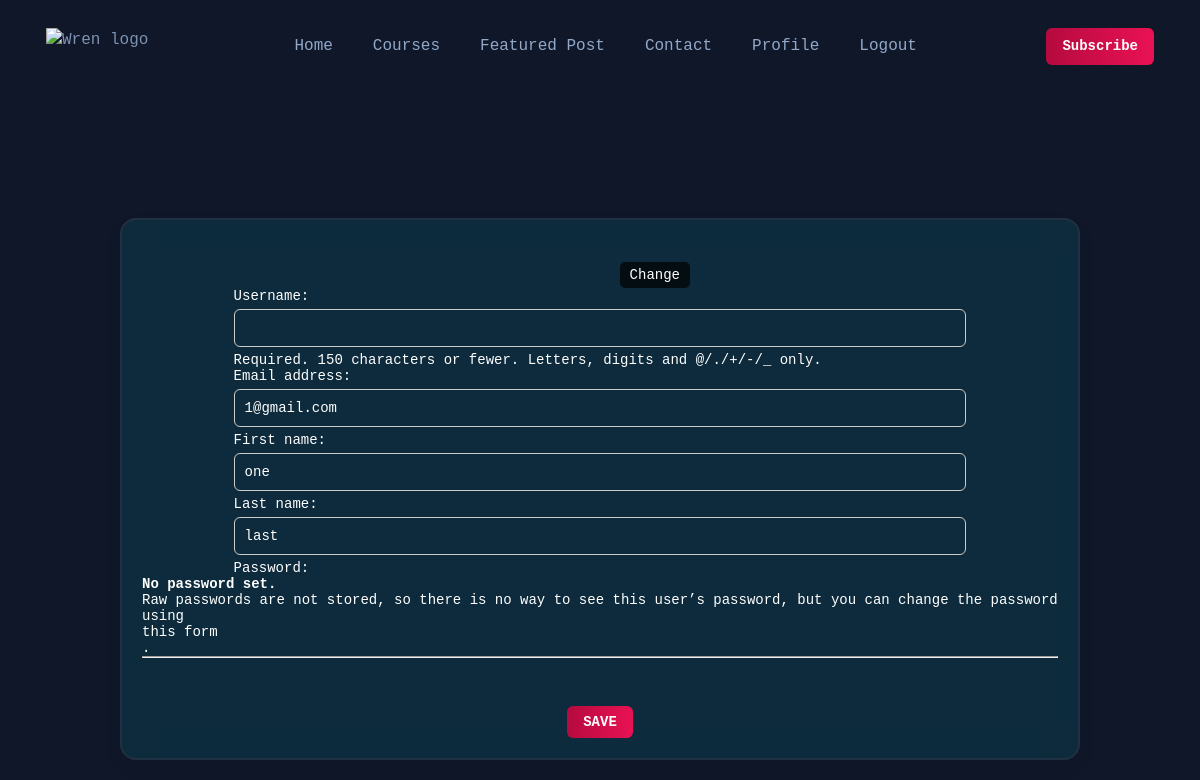
The page /userprofile (signed in, upper part) on the database as committed earlier.
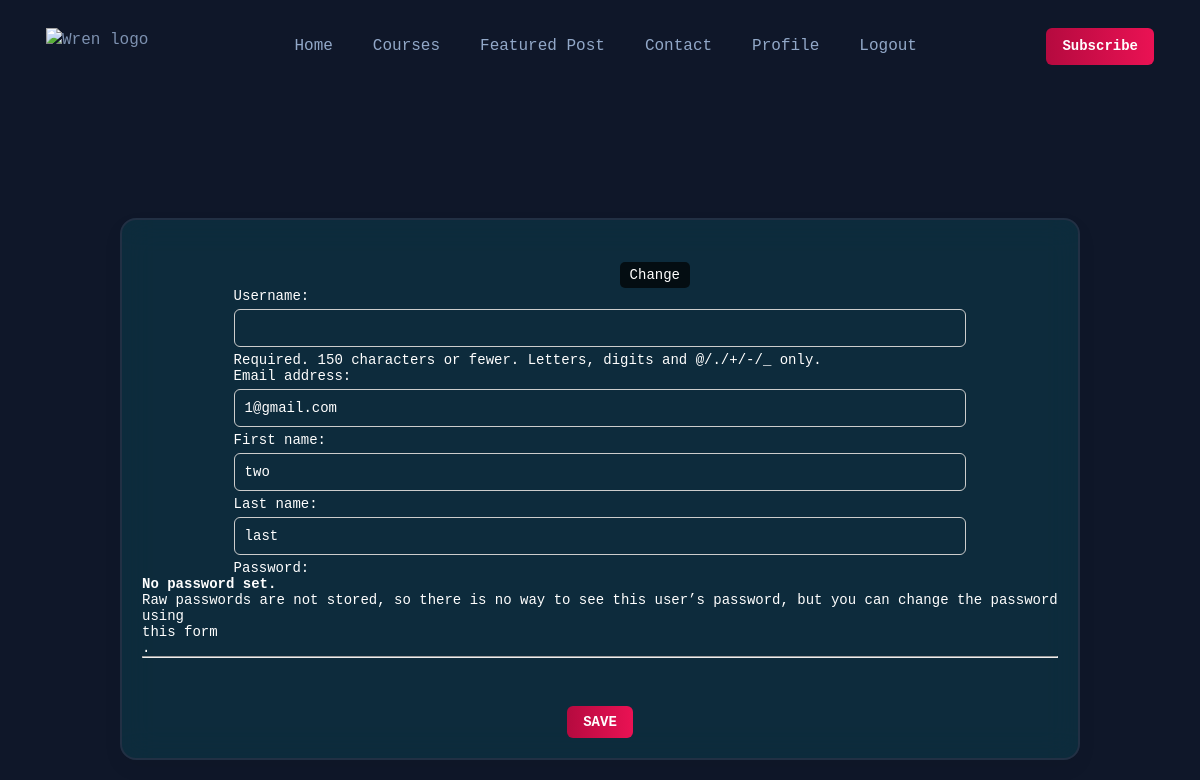
The same page on the database as committed later.
### users/models.py (models this page shows, shortened)
class CustomUser(AbstractBaseUser, PermissionsMixin):
    email = models.EmailField(_("email address"), unique=True)
    first_name = models.CharField(_("first name"), max_length=50, default="Unknown")
    last_name = models.CharField(_("last name"), max_length=50, default="Unknown")
    phone = models.CharField(_("phone number"), max_length=50, unique=True, default="Unknown")
    is_staff = models.BooleanField(default=False)
    is_active = models.BooleanField(default=True)
    date_joined = models.DateTimeField(default=timezone.now)
    USERNAME_FIELD = "email"
    REQUIRED_FIELDS = ["first_name", "last_name", "phone"]
    objects = CustomUserManager()

### blogs_app/views.py (the view)
# urls.py: path('userprofile',ProfileEditView.as_view(), name = 'user-profile'),
class ProfileEditView(generic.UpdateView):
    form_class = UpdateAdminProfileForm
    template_name= 'user_profile.html'
    success_url = reverse_lazy('blogs_app:home')
    def get_object(self):
            return self.request.user

### blogs_app/forms.py
class UpdateAdminProfileForm(UserChangeForm):
    class Meta:
        model = User
        fields = ("username","email", "first_name", "last_name")

### templates/user_profile.html (shortened to what this page needs)
{% extends '_base.html' %}
{% load static %}
{% block content %}
<main>
  <article>
    <section class="hero" id="home" aria-label="home">
      <br><br>
      <center>
        <div class="container-block">
          <div class="left-div left-text">
            <div class="container-profile">
              <div class="form-group">
                <form action="" class="form-border" method="POST">
                  <center>
                      <div class="profile-container">
                        <div class="profile-text"><a href="#">Change</a></div>
                    </div>
                  </center>
                  <br><br>
                  {{ form.as_p }}
                  <hr>
                  <br>
                  <br>
                  <br>
                  <center>
                  <button class='btn btn-primary'>
                    SAVE
                  </button>
                </center>
                </form>
              </div>
            </div>
          </div>
        </div>
      </center>
    </section>
  </article>
</main>
{% endblock %}

Rows that differ between the two databases and show on the page:
changed CustomUser "1@gmail.com": first_name "one" → "two"
